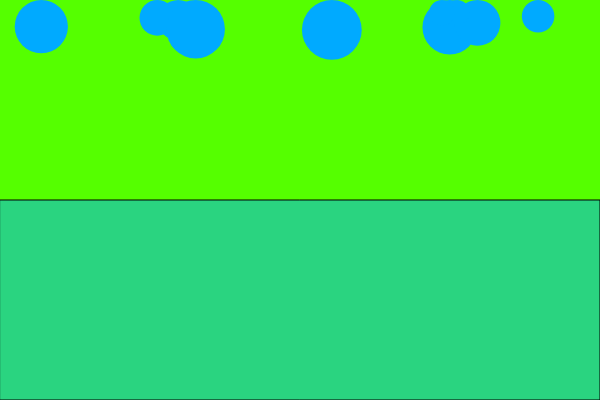
Frame 1 (no input)
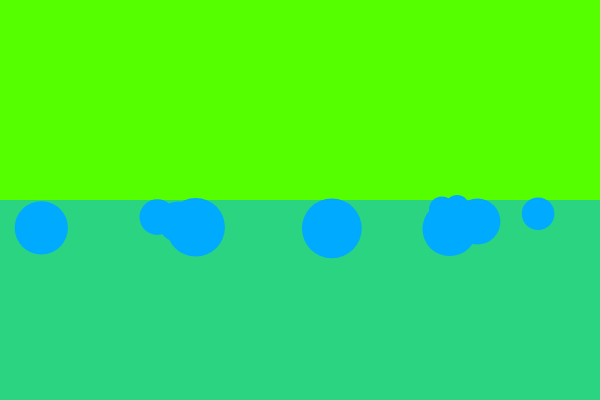
Frame 60 (no input)
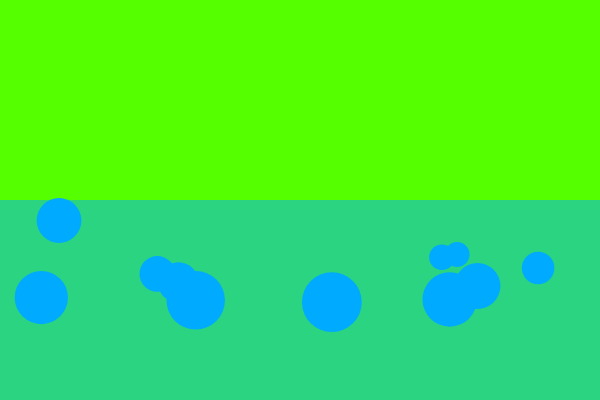
Frame 120 (the mouse pressed at the canvas centre since frame 60)

The p5.js sketch that drew these frames (run headless with seeded random() and noise() and a simulated clock; from frame 60 on, the mouse is pressed at the canvas centre):

// p5.js sketch
// ── sketch.js
let movers = [];
function setup() {
  colorMode(HSL);
  createCanvas(600, 400);
  pixelDensity(1);
  for (let i = 0; i < 10; i++) {
    launch()
  }
}

function mousePressed() {
  launch();
}

function launch() {
  const m = random(1, 10);
  const v = random(4,12)
  const x = random(0, width)
  const mover = new Mover(x, 0, m, 2);
  movers.push(mover);
}

function draw() {
  background(100, 100, 50);
  fill(200,100,50,0.5)
  rect(0, height/2, width,height/2)
  const gravity = createVector(0, 0.1);
  for (let mover of movers) {
    const weight = p5.Vector.mult(gravity, mover.mass);
    if (mover.pos.y > height/2) {
       mover.drag()
    }
    
    mover.applyForce(weight);

    // mover.friction()
    mover.update();
    mover.edges();
    mover.show();
  }
}

// ── mover.js
class Mover {
  constructor(x, y, m, i) {
    this.pos = createVector(x, y);
    this.vel = createVector(0,-i);
    this.r = sqrt(m) * 10;
    this.acc = createVector(0,0);
    this.mass = m
    this.reduce = -0.8
  }

  edges() {
    if (this.pos.x >= width - this.r) {
      this.pos.x = width - this.r;
      this.vel.x *= this.reduce;
    }
    if (this.pos.x < this.r) {
      this.pos.x = this.r;
      this.vel.x *= this.reduce;
    }
    if (this.pos.y > height - this.r) {
      this.pos.y = height - this.r;
      this.vel.y *= this.reduce;
    }
    if (this.pos.y < this.r) {
      this.pos.y = this.r;
      this.vel.y *= this.reduce;
    }
  }
  
  drag () {
    const drag = this.vel.copy()
    drag.normalize().mult(-1)
    const speedSq = this.vel.magSq()
    const c = 0.02
    drag.setMag(c * speedSq * this.r)
    this.applyForce(drag)
  }
  
  friction () {
    const d = height - (this.pos.y + this.r)
    if (d < 1) {
      
    const friction = this.vel.copy()
    friction.normalize().mult(-1)
    
    const mu = 0.1
    const normal = this.mass
    
    friction.setMag(mu * normal)
    
    this.applyForce(friction)
    }
  }

  applyForce(force) {
    const f = p5.Vector.div(force,this.mass)
    this.acc.add(f)
  }

  update() {
    this.vel.add(this.acc);
    this.pos.add(this.vel);
    this.acc.set(0,0)
  }

  show() {
    noStroke();
    fill(200, 100, 50);
    ellipse(this.pos.x, this.pos.y, this.r * 2);
  }
}
